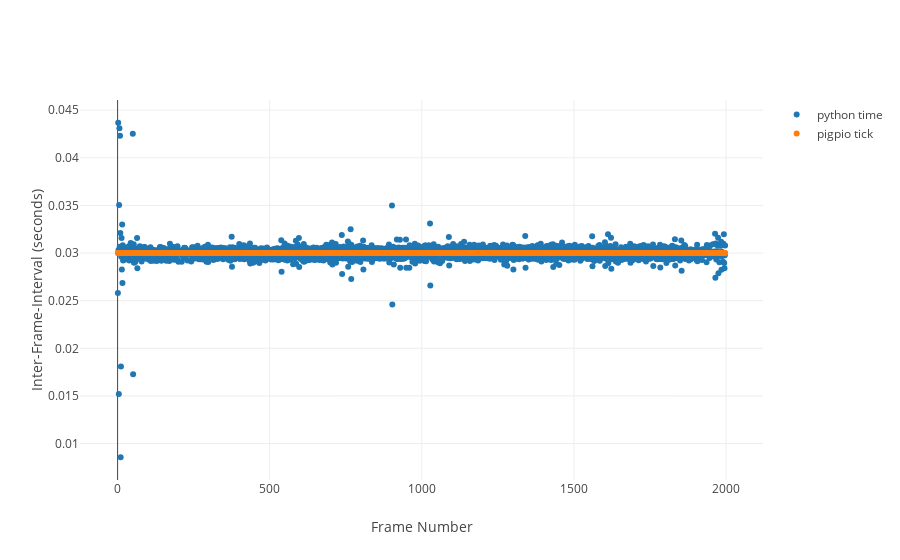

This figure's notebook cell:
### Markdown cell above
Frame arrival times and in turn frame intervals are sub millisecond accurate using the pigpio package (and its daemon pigpiod). Timing is not accurate when using the GPIO and standard time packages.

### Code cell
# gpio and standard python time
frameInterval_time = np.diff( frame_df['secondsSinceStart'].astype(float).values )
# pigpio
frameInterval_pigpio = np.diff( frame_df['tick'].astype(float).values ) / 1000

pigpioData = {
        'x': frame_df.value, 
        'y': frameInterval_pigpio, 
        'text': '', 
        'mode': 'markers', 
        'name': 'pigpio tick'
    }

timeData = {
        'x': frame_df.value, 
        'y': frameInterval_time, 
        'text': '', 
        'mode': 'markers', 
        'name': 'python time'
    }

fig = {
    'data': [timeData, pigpioData],
    'layout': {
        'xaxis': {'title': 'Frame Number'},
        'yaxis': {'title': "Inter-Frame-Interval (seconds)"}
    }
}

iplot(fig, filename='pandas/multiple-scatter')

### Figure 1 — Plotly figure (JSON) as saved in the notebook; plotly's stock layout.template omitted (floating-point values rounded to 4 significant figures; data arrays with more than 128 entries replaced by an {"elided": "..."} marker saying what was removed)
{"data": [{"mode": "markers", "name": "python time", "text": "", "x": {"elided": "1998 str values"}, "y": {"elided": "1997 float values"}}, {"mode": "markers", "name": "pigpio tick", "text": "", "x": {"elided": "1998 str values"}, "y": {"elided": "1997 float values"}}], "layout": {"xaxis": {"title": "Frame Number"}, "yaxis": {"title": "Inter-Frame-Interval (seconds)"}}}
